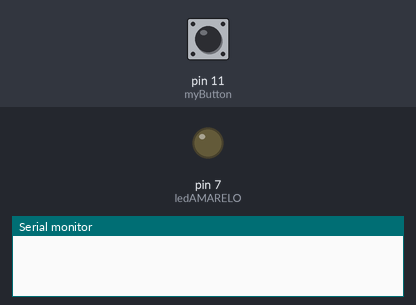
Recording of a sketch running on a simulated Arduino Uno, built with avr-gcc and run on an emulated ATmega328P. Shown: output pins drawn as LEDs (lit = HIGH), the last lines printed to the serial monitor. Dashed ring = blinking. Inputs (shaded band) come from the test bench; at power-on: pin 11 (myButton) HIGH.

Above: at 1.2 s.
1.3 s: pin 11 (myButton) pulled LOW for 3.2 s
At 5.1 s:
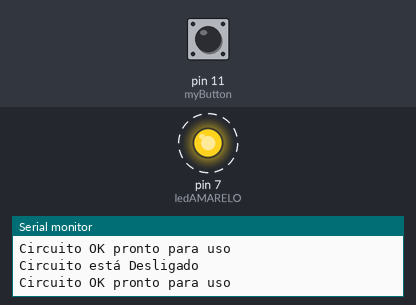
6.3 s: pin 11 (myButton) pulled LOW for 0.15 s
At 7.8 s:
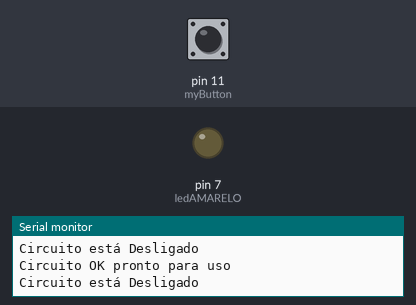
Timing chart, 0 to 9.3 s (numbered marks = the images above; inputs shaded):
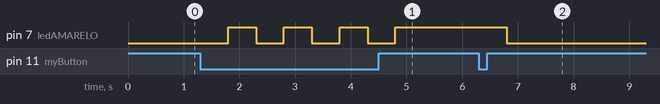

The sketch:

botao.ino
```cpp
int ledAMARELO = 7;
int myButton = 11;
boolean ledStatus = false;

void setup() {
 pinMode(ledAMARELO, OUTPUT);
 pinMode(myButton,INPUT_PULLUP);
 Serial.begin(9600);

}

void loop() {
  if(digitalRead(myButton) == LOW){
    delay(500);
    if(ledStatus == false){
      digitalWrite(ledAMARELO,HIGH);
      ledStatus = true;
    }
    else{
      digitalWrite(ledAMARELO,LOW);
      ledStatus = false;
    }
    escreveLog(ledStatus);
  }
}

void escreveLog(boolean myStatus){
  if(myStatus){
    Serial.println("Circuito OK pronto para uso");
  }
  else{
    Serial.println("Circuito está Desligado");
  }
}
```

Measured:
- after the input at 1.3 s, pin 7 (ledAMARELO): alternates HIGH for 0.50 s and LOW for 0.50 s, 7 changes in all, then stays HIGH, starting after 0.50 s
- after the input at 6.3 s, pin 7 (ledAMARELO): HIGH → LOW after 0.50 s
